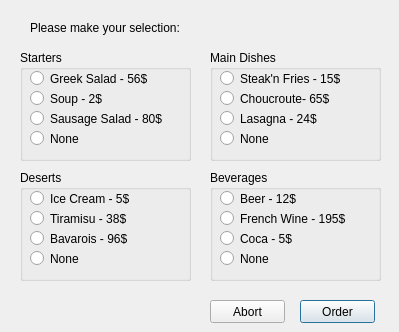
<?xml version="1.0" encoding="UTF-8"?>
<ui version="4.0">
 <class>DishSelectionWindow</class>
 <widget class="QDialog" name="DishSelectionWindow">
  <property name="geometry">
   <rect>
    <x>0</x>
    <y>0</y>
    <width>399</width>
    <height>332</height>
   </rect>
  </property>
  <property name="windowTitle">
   <string>Make Order</string>
  </property>
  <widget class="QGroupBox" name="MainDishes">
   <property name="geometry">
    <rect>
     <x>210</x>
     <y>50</y>
     <width>171</width>
     <height>111</height>
    </rect>
   </property>
   <property name="styleSheet">
    <string notr="true">font: 8pt &quot;Comic Sans MS&quot;;</string>
   </property>
   <property name="title">
    <string>Main Dishes</string>
   </property>
   <widget class="QRadioButton" name="steak">
    <property name="geometry">
     <rect>
      <x>10</x>
      <y>20</y>
      <width>151</width>
      <height>17</height>
     </rect>
    </property>
    <property name="text">
     <string>Steak'n Fries - 15$</string>
    </property>
   </widget>
   <widget class="QRadioButton" name="choucroute">
    <property name="geometry">
     <rect>
      <x>10</x>
      <y>40</y>
      <width>151</width>
      <height>17</height>
     </rect>
    </property>
    <property name="text">
     <string>Choucroute- 65$</string>
    </property>
   </widget>
   <widget class="QRadioButton" name="lasagna">
    <property name="geometry">
     <rect>
      <x>10</x>
      <y>60</y>
      <width>151</width>
      <height>17</height>
     </rect>
    </property>
    <property name="text">
     <string>Lasagna - 24$</string>
    </property>
   </widget>
   <widget class="QRadioButton" name="Main_None">
    <property name="geometry">
     <rect>
      <x>10</x>
      <y>80</y>
      <width>82</width>
      <height>17</height>
     </rect>
    </property>
    <property name="text">
     <string>None</string>
    </property>
   </widget>
  </widget>
  <widget class="QGroupBox" name="Starters">
   <property name="geometry">
    <rect>
     <x>20</x>
     <y>50</y>
     <width>171</width>
     <height>111</height>
    </rect>
   </property>
   <property name="styleSheet">
    <string notr="true">font: 8pt &quot;Comic Sans MS&quot;;</string>
   </property>
   <property name="title">
    <string>Starters</string>
   </property>
   <widget class="QRadioButton" name="greek">
    <property name="geometry">
     <rect>
      <x>10</x>
      <y>20</y>
      <width>151</width>
      <height>17</height>
     </rect>
    </property>
    <property name="text">
     <string>Greek Salad - 56$</string>
    </property>
   </widget>
   <widget class="QRadioButton" name="soup">
    <property name="geometry">
     <rect>
      <x>10</x>
      <y>40</y>
      <width>151</width>
      <height>17</height>
     </rect>
    </property>
    <property name="text">
     <string>Soup - 2$</string>
    </property>
   </widget>
   <widget class="QRadioButton" name="sausage">
    <property name="geometry">
     <rect>
      <x>10</x>
      <y>60</y>
      <width>151</width>
      <height>17</height>
     </rect>
    </property>
    <property name="text">
     <string>Sausage Salad - 80$</string>
    </property>
   </widget>
   <widget class="QRadioButton" name="Starter_None">
    <property name="geometry">
     <rect>
      <x>10</x>
      <y>80</y>
      <width>82</width>
      <height>17</height>
     </rect>
    </property>
    <property name="text">
     <string>None</string>
    </property>
   </widget>
  </widget>
  <widget class="QGroupBox" name="Deserts">
   <property name="geometry">
    <rect>
     <x>20</x>
     <y>170</y>
     <width>171</width>
     <height>111</height>
    </rect>
   </property>
   <property name="styleSheet">
    <string notr="true">font: 8pt &quot;Comic Sans MS&quot;;</string>
   </property>
   <property name="title">
    <string>Deserts</string>
   </property>
   <widget class="QRadioButton" name="ice">
    <property name="geometry">
     <rect>
      <x>10</x>
      <y>20</y>
      <width>151</width>
      <height>17</height>
     </rect>
    </property>
    <property name="text">
     <string>Ice Cream - 5$</string>
    </property>
   </widget>
   <widget class="QRadioButton" name="tiramisu">
    <property name="geometry">
     <rect>
      <x>10</x>
      <y>40</y>
      <width>151</width>
      <height>17</height>
     </rect>
    </property>
    <property name="text">
     <string>Tiramisu - 38$</string>
    </property>
   </widget>
   <widget class="QRadioButton" name="bavarois">
    <property name="geometry">
     <rect>
      <x>10</x>
      <y>60</y>
      <width>151</width>
      <height>17</height>
     </rect>
    </property>
    <property name="text">
     <string>Bavarois - 96$</string>
    </property>
   </widget>
   <widget class="QRadioButton" name="Desert_None">
    <property name="geometry">
     <rect>
      <x>10</x>
      <y>80</y>
      <width>82</width>
      <height>17</height>
     </rect>
    </property>
    <property name="text">
     <string>None</string>
    </property>
   </widget>
  </widget>
  <widget class="QGroupBox" name="Beverages">
   <property name="geometry">
    <rect>
     <x>210</x>
     <y>170</y>
     <width>171</width>
     <height>111</height>
    </rect>
   </property>
   <property name="styleSheet">
    <string notr="true">font: 8pt &quot;Comic Sans MS&quot;;</string>
   </property>
   <property name="title">
    <string>Beverages</string>
   </property>
   <widget class="QRadioButton" name="beer">
    <property name="geometry">
     <rect>
      <x>10</x>
      <y>20</y>
      <width>151</width>
      <height>17</height>
     </rect>
    </property>
    <property name="text">
     <string>Beer - 12$</string>
    </property>
   </widget>
   <widget class="QRadioButton" name="wine">
    <property name="geometry">
     <rect>
      <x>10</x>
      <y>40</y>
      <width>151</width>
      <height>17</height>
     </rect>
    </property>
    <property name="text">
     <string>French Wine - 195$</string>
    </property>
   </widget>
   <widget class="QRadioButton" name="coca">
    <property name="geometry">
     <rect>
      <x>10</x>
      <y>60</y>
      <width>151</width>
      <height>17</height>
     </rect>
    </property>
    <property name="text">
     <string>Coca - 5$</string>
    </property>
   </widget>
   <widget class="QRadioButton" name="Beverage_None">
    <property name="geometry">
     <rect>
      <x>10</x>
      <y>80</y>
      <width>82</width>
      <height>17</height>
     </rect>
    </property>
    <property name="text">
     <string>None</string>
    </property>
   </widget>
  </widget>
  <widget class="QPushButton" name="Order">
   <property name="geometry">
    <rect>
     <x>300</x>
     <y>300</y>
     <width>75</width>
     <height>23</height>
    </rect>
   </property>
   <property name="text">
    <string>Order</string>
   </property>
  </widget>
  <widget class="QPushButton" name="Abort">
   <property name="geometry">
    <rect>
     <x>210</x>
     <y>300</y>
     <width>75</width>
     <height>23</height>
    </rect>
   </property>
   <property name="text">
    <string>Abort</string>
   </property>
  </widget>
  <widget class="QLabel" name="ErrorMessage">
   <property name="geometry">
    <rect>
     <x>30</x>
     <y>300</y>
     <width>171</width>
     <height>16</height>
    </rect>
   </property>
   <property name="styleSheet">
    <string notr="true">font: 8pt &quot;Comic Sans MS&quot;;
color: rgb(255, 0, 0);</string>
   </property>
   <property name="text">
    <string/>
   </property>
  </widget>
  <widget class="QLabel" name="label_2">
   <property name="geometry">
    <rect>
     <x>30</x>
     <y>20</y>
     <width>331</width>
     <height>16</height>
    </rect>
   </property>
   <property name="styleSheet">
    <string notr="true">font: 14pt &quot;Comic Sans MS&quot;;</string>
   </property>
   <property name="text">
    <string>Please make your selection:</string>
   </property>
  </widget>
 </widget>
 <resources/>
 <connections/>
</ui>
